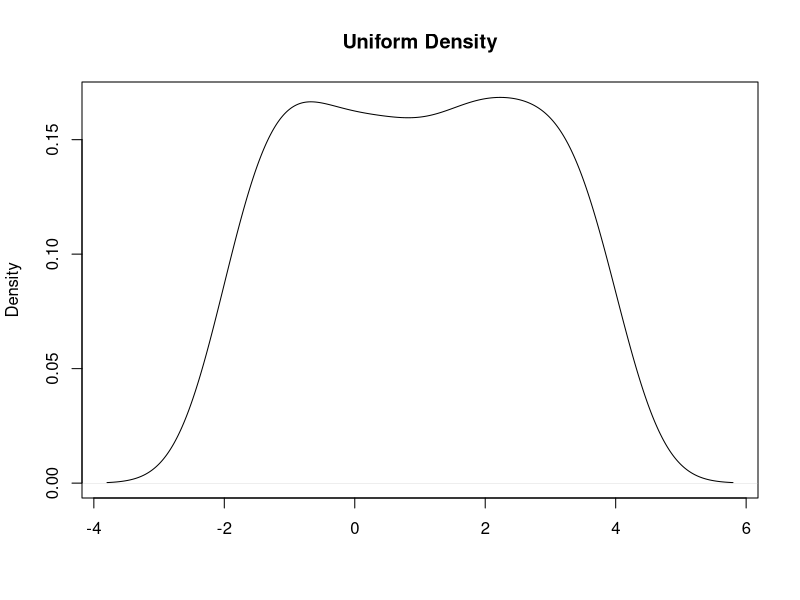
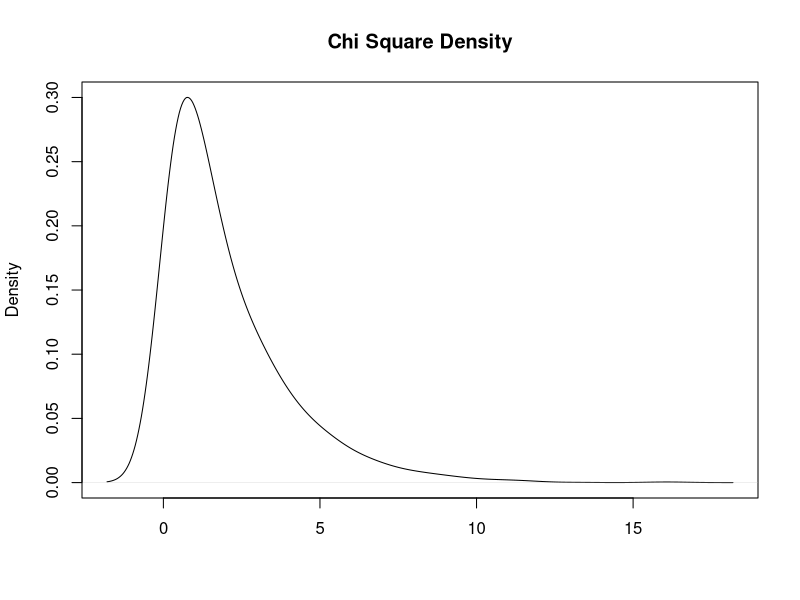
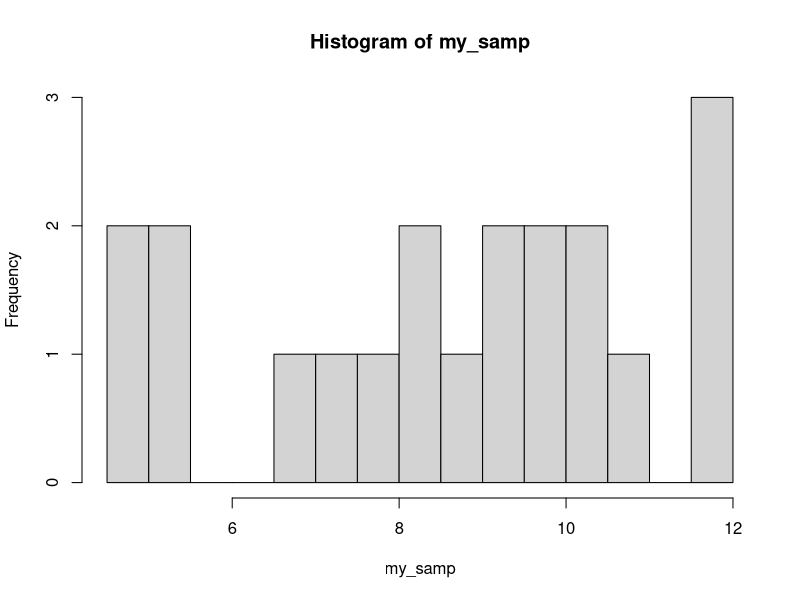
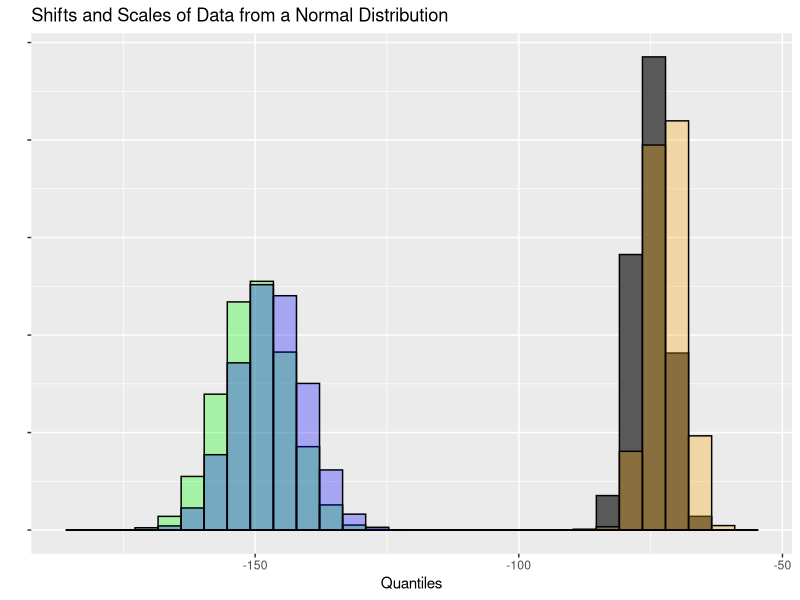
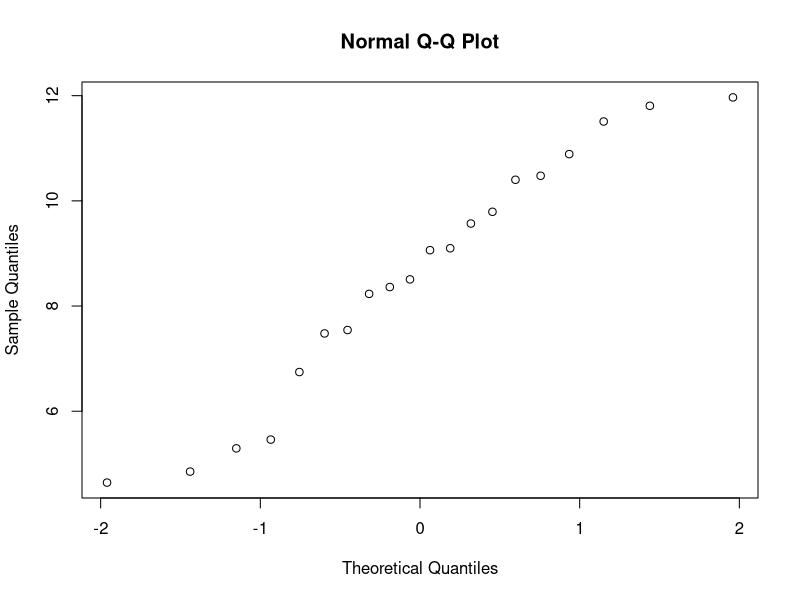

Here is the R script that generated these plots, in order:
## ---- chunk 1
library("tidyverse")
set.seed(101)
unif_dat <- runif(4000, -2, 4)
plot(density(unif_dat, bw=.6), main="Uniform Density", xlab = " ")
## ---- chunk 2
chi_dat <- rchisq(4000, 2)
plot(density(chi_dat, bw=.6), main="Chi Square Density", xlab = " ")
## ---- chunk 3
set.seed(102)
my_samp <- round(rnorm(20, 8, 2), 3)
summary(my_samp)
hist(my_samp, breaks=15)
## ---- chunk 4
library(tidyverse)
norm_dat <- data.frame(std_norm = rnorm(1e6), non_std = rnorm(1e6, -75, 3.3))
## ---- chunk 5
mean(my_samp); sd(my_samp)
mean(my_samp+30); sd(my_samp + 30)
mean(15*my_samp); sd(15*my_samp)
## ---- chunk 6
## use GGplot2 here to show shift and scaling effects on a normal distribution 
trans_dat <- norm_dat %>% mutate(shift = non_std + 3,
                                 scale = non_std * 2,
                                 both = non_std * 2 + 3)
#ggplot(trans_dat) +
#  geom_density(aes(x=non_std,y = ..scaled..)) + 
#  geom_density(aes(x=shift,y = ..scaled..), col="blue") + 
#  geom_density(aes(x=scale,y = ..scaled..), col = "green") + 
#  geom_density(aes(x=both,y = ..scaled..), col = "purple") 

ggplot(trans_dat) +
  geom_histogram(aes(x=non_std), col=1) + 
  geom_histogram(aes(x=shift), fill="orange", col=1, alpha=0.3) + 
  geom_histogram(aes(x=scale), fill = "green", col=1, alpha=0.3) + 
  geom_histogram(aes(x=both), fill = "blue", col=1, alpha=0.3) + 
  labs(title="Shifts and Scales of Data from a Normal Distribution", x="Quantiles", y=" ") +
  theme(axis.text.y = element_blank())

#density(trans_dat$both)$y %>% names
#sum(density(trans_dat$non_std)$y)
  
#plot(density(my_norm))
#plot(density(15*my_norm))
#plot(density(my_norm+30))
#plot(density(15*my_norm+30))
## ---- chunk 7
qqnorm(my_samp)
